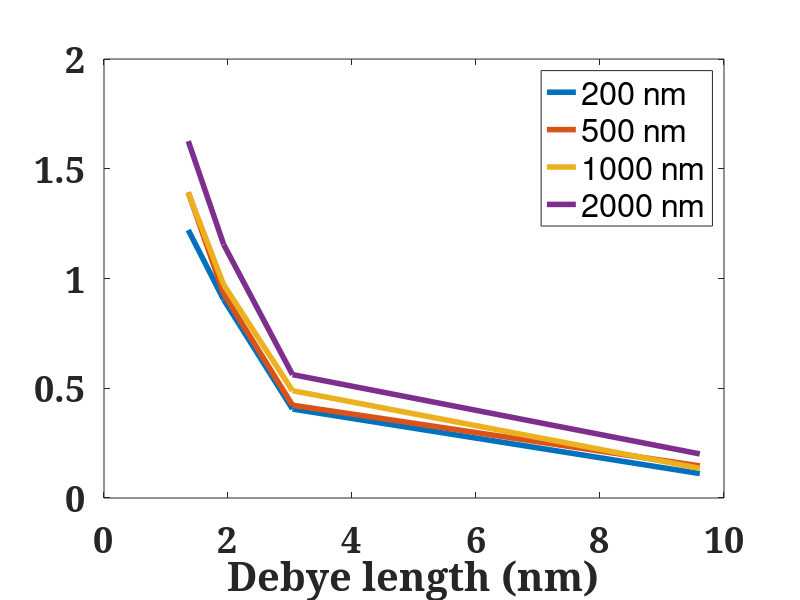
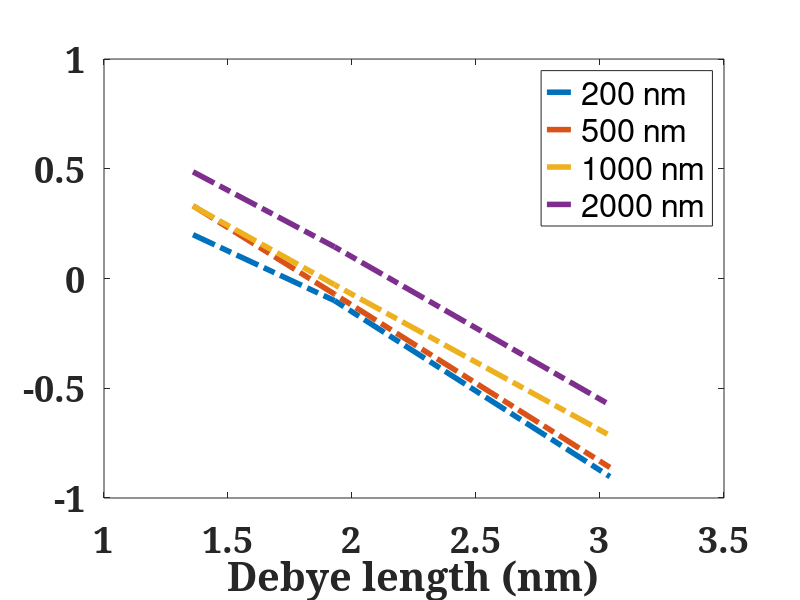

These charts were generated, in order, by the following MATLAB code:
clc
clear all
close all

x =[1.359 1.93 3.04 9.61];
ln_x = log(x);
x_z = [x;x;x;x];
ln_x_z=log(x_z);
y = [200 500 1000 2000];
ln_y = log(y);
z = [1.221 0.9039 0.4055 0.1113; 1.393 0.9309 0.4228 0.1461; 1.391 0.9719 0.4891 0.135;1.626 1.155 0.5623 0.2009];
ln_z = log(z);

x1 = [50 25 10 1];
ln_x1 = log(x1);
z1 = [1.221 0.9039 0.4055 0.1113];
z2 = [1.393 0.9309 0.4228 0.1461];
z3 = [1.391 0.9719 0.4891 0.135];
z4 = [1.626 1.155 0.5623 0.2009];
ln_z1 = log(z1);
ln_z2 = log(z2);
ln_z3 = log(z3);
ln_z4 = log(z4);

y1(1:4) = 200;
y2(1:4) = 500;
y3(1:4) = 1000;
y4(1:4) = 2000;
ln_y1 = log(y1);
ln_y2 = log(y2);
ln_y3 = log(y3);
ln_y4 = log(y4);

ln_y_z = [ln_y1;ln_y2;ln_y3;ln_y4];

plot (x,z1,'Linewidth',4)
hold on
plot (x,z2,'Linewidth',4)
plot (x,z3,'Linewidth',4)
plot (x,z4,'Linewidth',4)

xlabel('Debye length (nm)')
zlabel('Deposition rate')
legend('200 nm','500 nm','1000 nm','2000 nm')
set(gca,'fontname','Cambria','FontWeight','bold','fontsize',26);

figure
plot (x(1:3),ln_z1(1:3),'-.','Linewidth',4)
hold on
plot (x(1:3),ln_z2(1:3),'-.','Linewidth',4)
plot (x(1:3),ln_z3(1:3),'-.','Linewidth',4)
plot (x(1:3),ln_z4(1:3),'-.','Linewidth',4)

xlabel('Debye length (nm)')
zlabel('Deposition rate')
legend('200 nm','500 nm','1000 nm','2000 nm')
set(gca,'fontname','Cambria','FontWeight','bold','fontsize',26);
